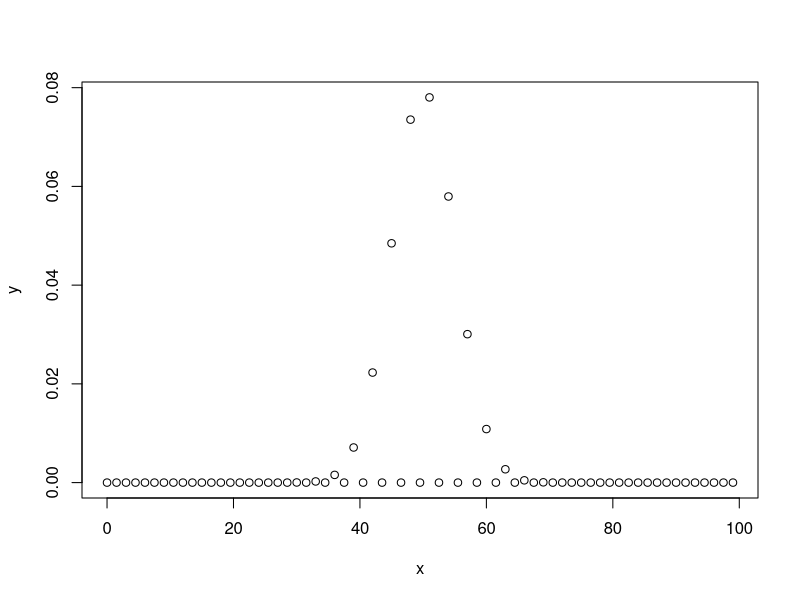

Generate this figure with R:
# Create a sample of 100 samples which are incremented by 1.5
x <- seq(0,100,by = 1.5)

# Create the binomial distribution.
y <- dbinom(x,100,0.5)


# Give the chart file a name.
png(file = "dbinom.png")

# Plot the graph for this sample.
plot(x,y)

# Save the file.
dev.off()
